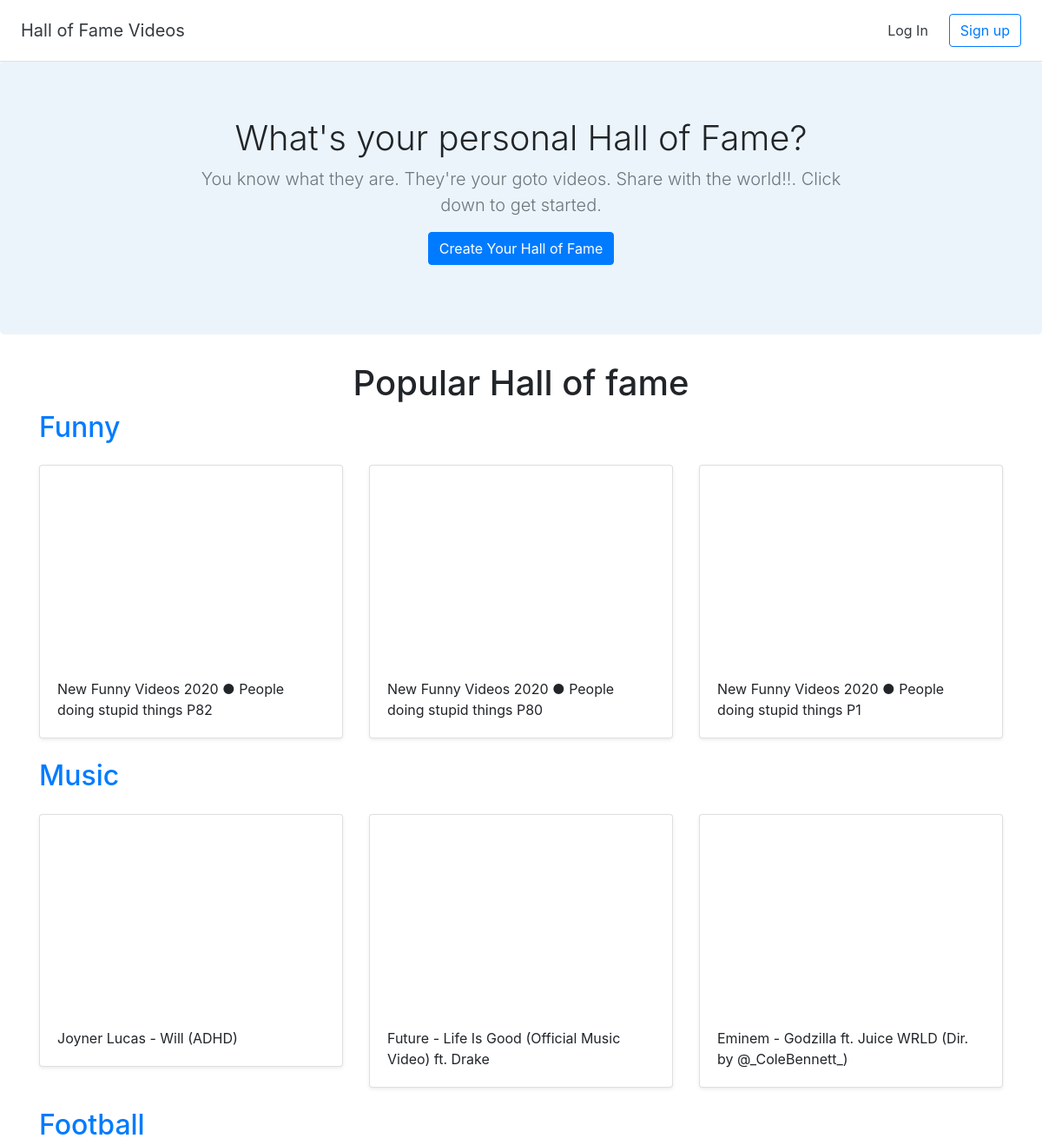
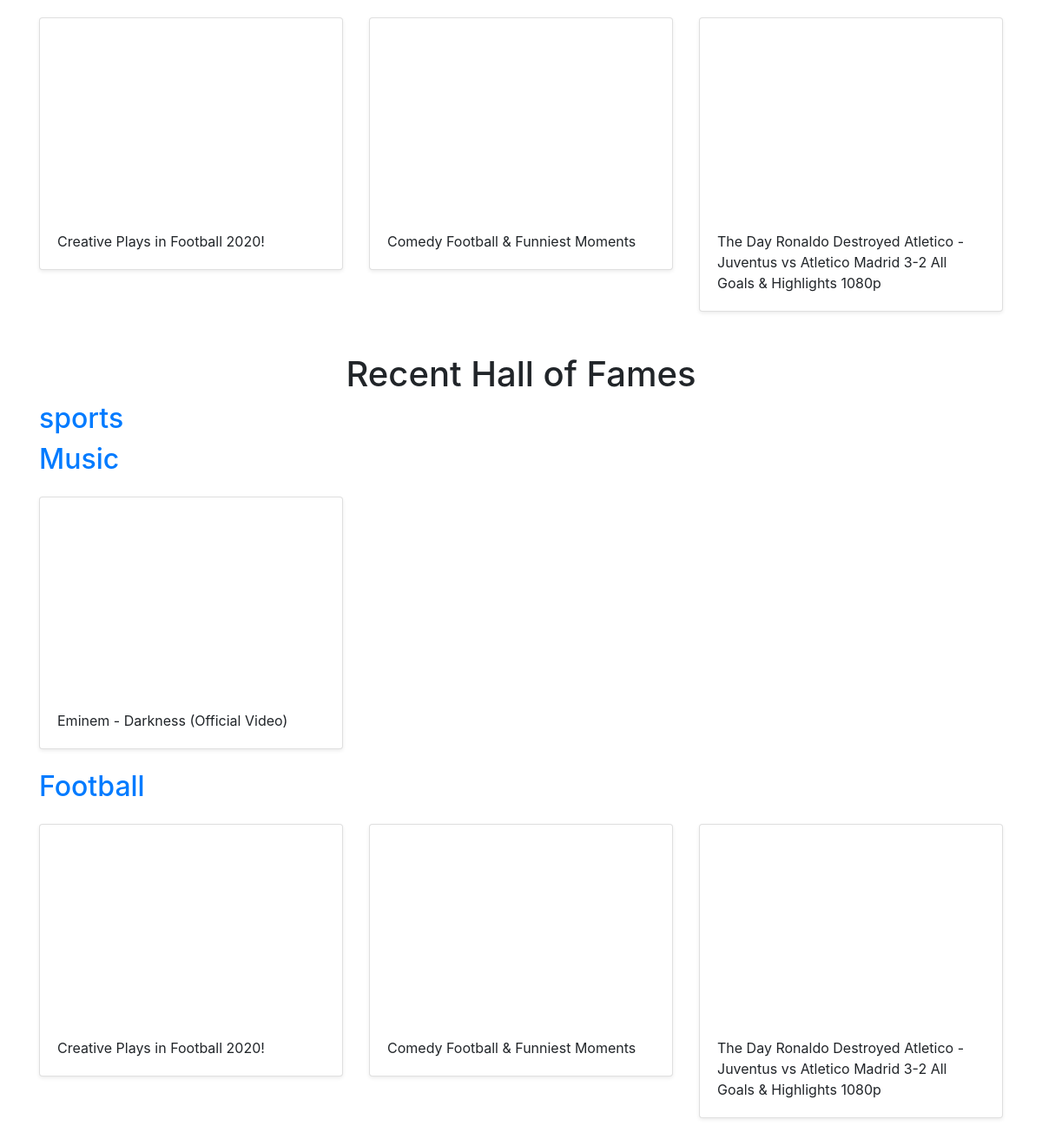
The page / on the database its author committed (2 pictures, top to bottom).
### halls/models.py (models this page shows, shortened)
class Hall(models.Model):
    title = models.CharField(max_length=255)
    user = models.ForeignKey(User, on_delete=models.CASCADE)

class Video(models.Model):
    title = models.CharField(max_length=255)
    url = models.URLField()
    youtube_id = models.CharField(max_length=255)
    hall = models.ForeignKey(Hall, on_delete=models.CASCADE)

### halls/views.py (the view)
# urls.py: path('', views.home, name='home'),
def home(request):
    recent_halls = Hall.objects.all().order_by('-id')[:3]
    popular_halls = [Hall.objects.get(pk=1), Hall.objects.get(pk=2), Hall.objects.get(pk=3)]
    return render(request, 'halls/home.html', {'recent': recent_halls, 'popular': popular_halls})

### halls/templates/halls/home.html
{% extends 'halls/base.html' %}
{% block content %}
<section class="jumbotron text-center">
    <div class="container">
        <h1 class="jumbotron-heading">What's your personal Hall of Fame?</h1>
        <p class="lead text-muted">
            You know what they are.
            They're your goto videos.
            Share with the world!!.
            Click down to get started.
        </p>
        <p>
            <a  class= "btn btn-primary" href="{%  url 'create_hall' %}">Create Your Hall of Fame</a>
        </p>
    </div>
</section>
<div class="container">
    <h1 class="text-center">Popular Hall of fame</h1>
    {%  for hall in popular %}
    <h2><a href="{%  url 'detail_hall' hall.id %}">{{ hall.title }}</a></h2>
    <div class="row">
        {%  for video in hall.video_set.all %}
        <div class="col-md-4 mt-3">
            <div class="card mb-4 shadow-sm">
                <iframe width="100%" height="225" src="https://www.youtube.com/embed/{{ video.youtube_id }}" frameborder="0" allow="accelerometer; autoplay; encrypted-media; gyroscope; picture-in-picture" allowfullscreen></iframe>
                <div class="card-body">
                    <p class="card-text">{{ video.title }}</p>
                </div>
            </div>
        </div>
        {%  endfor %}
    </div>
    {%  endfor %}
    <br>
    <h1 class="text-center">Recent Hall of Fames</h1>
    {%  for hall in recent %}
    <h2><a href="{%  url 'detail_hall' hall.id %}">{{ hall.title }}</a></h2>
    <div class="row">
        {%  for video in hall.video_set.all %}
        <div class="col-md-4 mt-3">
            <div class="card mb-4 shadow-sm">
                <iframe width="100%" height="225" src="https://www.youtube.com/embed/{{ video.youtube_id }}" frameborder="0" allow="accelerometer; autoplay; encrypted-media; gyroscope; picture-in-picture" allowfullscreen></iframe>
                <div class="card-body">
                    <p class="card-text">{{ video.title }}</p>
                </div>
            </div>
        </div>
        {%  endfor %}
    </div>
    {%  endfor %}
</div>
{% endblock %}

### halls/static/custom.css (style rules this page uses)
.jumbotron { background-color: #EBF4FA; }
.jumbotron-heading { font-weight: 300; }
.jumbotron .container { max-width: 51rem; }

### rows shown on the page
Hall: title "Funny"
Video: title "New Funny Videos 2020 ● People doing stupid things P82"
Video: title "New Funny Videos 2020 ● People doing stupid things P80"
Video: title "New Funny Videos 2020 ● People doing stupid things P1"
Hall: title "Music"
Video: title "Joyner Lucas - Will (ADHD)"
Video: title "Future - Life Is Good (Official Music Video) ft. Drake"
Video: title "Eminem - Godzilla ft. Juice WRLD (Dir. by @_ColeBennett_)"
Hall: title "Football"
Video: title "Creative Plays in Football 2020!"
Video: title "Comedy Football & Funniest Moments"
Video: title "The Day Ronaldo Destroyed Atletico - Juventus vs Atletico Madrid 3-2 All Goals & Highlights 1080p"
Hall: title "sports"
Hall: title "Music"
Video: title "Eminem - Darkness (Official Video)"
